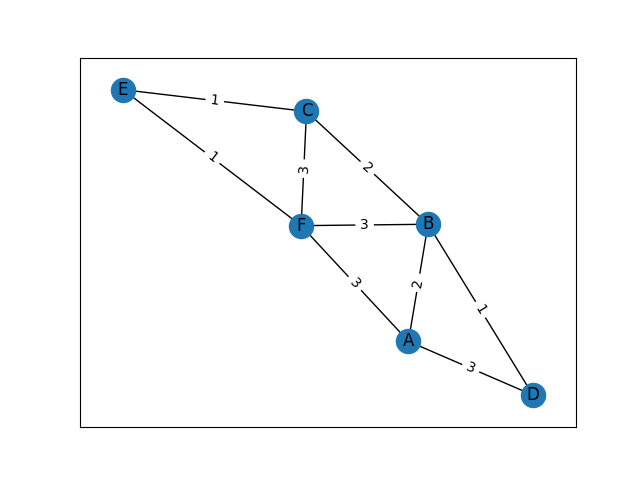

Write the Python code that produced this figure.
import networkx as nx
import matplotlib.pyplot as plt
import json
import numpy as np
import pandas as pd
import random
from operator import attrgetter

G = nx.Graph()

with open("topologia.txt") as f:
    json_data = json.load(f)

    for i in json_data['config']:
        head = i
        for neighbor in json_data['config'][i]:
            randomWeight = random.randint(1, 3)
            G.add_edge(head, neighbor, weight = randomWeight)

currentNode = "A"
targetNode = "E"
bellmanFordResults = []
for n in G.neighbors(currentNode):
    weight = G.get_edge_data(currentNode, n)['weight']
    neighborShortestPath = nx.shortest_path(G, n, targetNode)
    # print(neighborShortestPath)
    sum = 0
    for edge in range(len(neighborShortestPath) - 1):
        sum += G.get_edge_data(neighborShortestPath[edge], neighborShortestPath[edge + 1])['weight']

    bellmanFordResults.append({"source": n, "target": targetNode, "result": weight + sum, "path": neighborShortestPath})

# print(bellmanFordResults)

print(min(bellmanFordResults, key=lambda x: x['result']))

pos=nx.spring_layout(G)
nx.draw_networkx(G,pos)
labels = nx.get_edge_attributes(G,'weight')
nx.draw_networkx_edge_labels(G,pos,edge_labels=labels)
plt.savefig('dvr.png')
